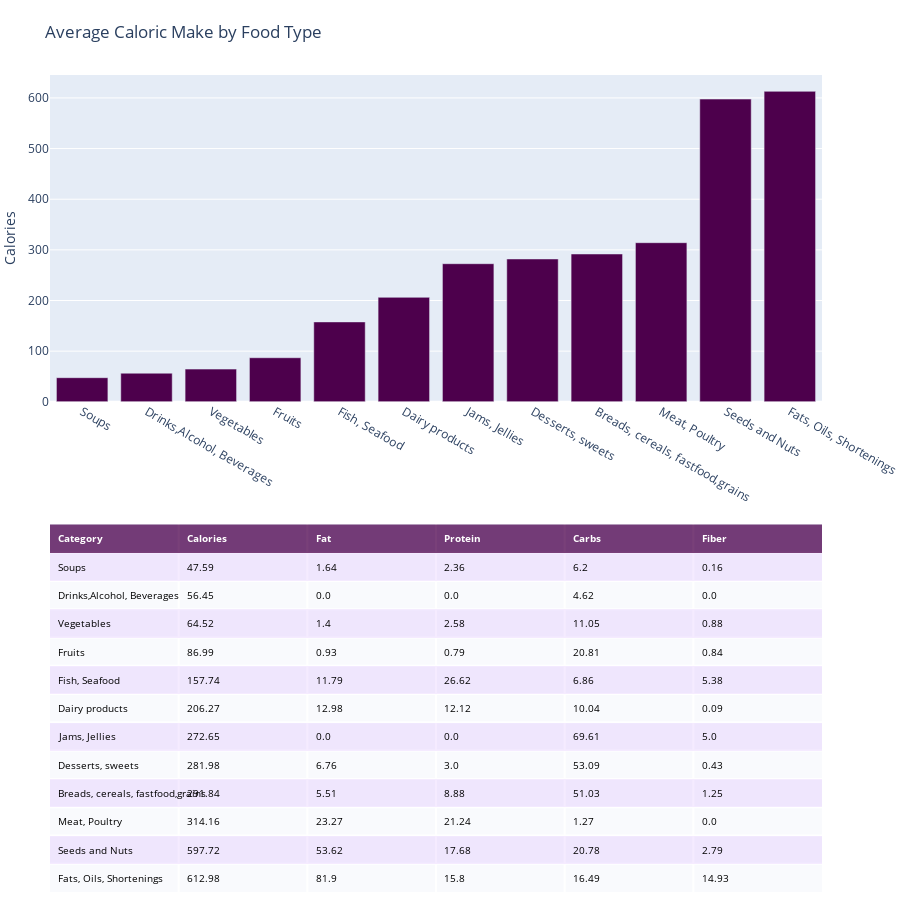

The cell this chart's notebook holds for it:
### Code cell
import plotly.graph_objects as go
import plotly.figure_factory as ff

# Initialize a figure with ff.create_table(table_data)
colorscale = [[0, '#4d004c'],[.5, '#f2e5ff'],[1, '#ffffff']]
fig = ff.create_table(df, height_constant=30,colorscale=colorscale)

for i in range(len(fig.layout.annotations)):
    fig.layout.annotations[i].font.size = 10

#Add graph
trace1 = go.Bar(x=df.Category, y=df.Calories,
                xaxis = 'x2', yaxis = 'y2', 
               marker=dict(color='#4d004c'),
               name = "Calories")

#Add trace data to fig
fig.add_traces([trace1])

# initialize xaxis2 and yaxis2
fig['layout']['xaxis2'] = {}
fig['layout']['yaxis2'] = {}

# Edit layout for subplots
fig.layout.yaxis.update({'domain': [0, .45]})
fig.layout.yaxis2.update({'domain': [.6, 1]})

# The graph's yaxis2 MUST BE anchored to the graph's xaxis2 and vice versa
fig.layout.yaxis2.update({'anchor': 'x2'})
fig.layout.xaxis2.update({'anchor': 'y2'})
fig.layout.yaxis2.update({'title': 'Calories'})

# Update the margins to add a title and see graph x-labels.
fig.layout.margin.update({'t':75, 'l':50})
fig.layout.update({'title': 'Average Caloric Make by Food Type'})

# Update the height because adding a graph vertically will interact with
# the plot height calculated for the table
fig.layout.update({'height':900})

fig

### Figure 1 — Plotly figure (JSON) as saved in the notebook; plotly's stock layout.template omitted (floating-point values rounded to 4 significant figures)
{"data": [{"colorscale": [[0, "#4d004c"], [0.5, "#f2e5ff"], [1, "#ffffff"]], "hoverinfo": "none", "opacity": 0.75, "showscale": false, "type": "heatmap", "z": [[0, 0, 0, 0, 0, 0], [0.5, 0.5, 0.5, 0.5, 0.5, 0.5], [1, 1, 1, 1, 1, 1], [0.5, 0.5, 0.5, 0.5, 0.5, 0.5], [1, 1, 1, 1, 1, 1], [0.5, 0.5, 0.5, 0.5, 0.5, 0.5], [1, 1, 1, 1, 1, 1], [0.5, 0.5, 0.5, 0.5, 0.5, 0.5], [1, 1, 1, 1, 1, 1], [0.5, 0.5, 0.5, 0.5, 0.5, 0.5], [1, 1, 1, 1, 1, 1], [0.5, 0.5, 0.5, 0.5, 0.5, 0.5], [1, 1, 1, 1, 1, 1]]}, {"marker": {"color": "#4d004c"}, "name": "Calories", "type": "bar", "x": ["Soups", "Drinks,Alcohol, Beverages", "Vegetables", "Fruits", "Fish, Seafood", "Dairy products", "Jams, Jellies", "Desserts, sweets", "Breads, cereals, fastfood,grains", "Meat, Poultry", "Seeds and Nuts", "Fats, Oils, Shortenings"], "xaxis": "x2", "y": [47.59, 56.45, 64.52, 86.99, 157.7, 206.3, 272.6, 282.0, 291.8, 314.2, 597.7, 613.0], "yaxis": "y2"}], "layout": {"annotations": [{"align": "left", "font": {"color": "#ffffff", "size": 10}, "showarrow": false, "text": "<b>Category</b>", "x": -0.45, "xanchor": "left", "xref": "x", "y": 0, "yref": "y"}, {"align": "left", "font": {"color": "#ffffff", "size": 10}, "showarrow": false, "text": "<b>Calories</b>", "x": 0.55, "xanchor": "left", "xref": "x", "y": 0, "yref": "y"}, {"align": "left", "font": {"color": "#ffffff", "size": 10}, "showarrow": false, "text": "<b>Fat</b>", "x": 1.55, "xanchor": "left", "xref": "x", "y": 0, "yref": "y"}, {"align": "left", "font": {"color": "#ffffff", "size": 10}, "showarrow": false, "text": "<b>Protein</b>", "x": 2.55, "xanchor": "left", "xref": "x", "y": 0, "yref": "y"}, {"align": "left", "font": {"color": "#ffffff", "size": 10}, "showarrow": false, "text": "<b>Carbs</b>", "x": 3.55, "xanchor": "left", "xref": "x", "y": 0, "yref": "y"}, {"align": "left", "font": {"color": "#ffffff", "size": 10}, "showarrow": false, "text": "<b>Fiber</b>", "x": 4.55, "xanchor": "left", "xref": "x", "y": 0, "yref": "y"}, {"align": "left", "font": {"color": "#000000", "size": 10}, "showarrow": false, "text": "Soups", "x": -0.45, "xanchor": "left", "xref": "x", "y": 1, "yref": "y"}, {"align": "left", "font": {"color": "#000000", "size": 10}, "showarrow": false, "text": "47.59", "x": 0.55, "xanchor": "left", "xref": "x", "y": 1, "yref": "y"}, {"align": "left", "font": {"color": "#000000", "size": 10}, "showarrow": false, "text": "1.64", "x": 1.55, "xanchor": "left", "xref": "x", "y": 1, "yref": "y"}, {"align": "left", "font": {"color": "#000000", "size": 10}, "showarrow": false, "text": "2.36", "x": 2.55, "xanchor": "left", "xref": "x", "y": 1, "yref": "y"}, {"align": "left", "font": {"color": "#000000", "size": 10}, "showarrow": false, "text": "6.2", "x": 3.55, "xanchor": "left", "xref": "x", "y": 1, "yref": "y"}, {"align": "left", "font": {"color": "#000000", "size": 10}, "showarrow": false, "text": "0.16", "x": 4.55, "xanchor": "left", "xref": "x", "y": 1, "yref": "y"}, {"align": "left", "font": {"color": "#000000", "size": 10}, "showarrow": false, "text": "Drinks,Alcohol, Beverages", "x": -0.45, "xanchor": "left", "xref": "x", "y": 2, "yref": "y"}, {"align": "left", "font": {"color": "#000000", "size": 10}, "showarrow": false, "text": "56.45", "x": 0.55, "xanchor": "left", "xref": "x", "y": 2, "yref": "y"}, {"align": "left", "font": {"color": "#000000", "size": 10}, "showarrow": false, "text": "0.0", "x": 1.55, "xanchor": "left", "xref": "x", "y": 2, "yref": "y"}, {"align": "left", "font": {"color": "#000000", "size": 10}, "showarrow": false, "text": "0.0", "x": 2.55, "xanchor": "left", "xref": "x", "y": 2, "yref": "y"}, {"align": "left", "font": {"color": "#000000", "size": 10}, "showarrow": false, "text": "4.62", "x": 3.55, "xanchor": "left", "xref": "x", "y": 2, "yref": "y"}, {"align": "left", "font": {"color": "#000000", "size": 10}, "showarrow": false, "text": "0.0", "x": 4.55, "xanchor": "left", "xref": "x", "y": 2, "yref": "y"}, {"align": "left", "font": {"color": "#000000", "size": 10}, "showarrow": false, "text": "Vegetables", "x": -0.45, "xanchor": "left", "xref": "x", "y": 3, "yref": "y"}, {"align": "left", "font": {"color": "#000000", "size": 10}, "showarrow": false, "text": "64.52", "x": 0.55, "xanchor": "left", "xref": "x", "y": 3, "yref": "y"}, {"align": "left", "font": {"color": "#000000", "size": 10}, "showarrow": false, "text": "1.4", "x": 1.55, "xanchor": "left", "xref": "x", "y": 3, "yref": "y"}, {"align": "left", "font": {"color": "#000000", "size": 10}, "showarrow": false, "text": "2.58", "x": 2.55, "xanchor": "left", "xref": "x", "y": 3, "yref": "y"}, {"align": "left", "font": {"color": "#000000", "size": 10}, "showarrow": false, "text": "11.05", "x": 3.55, "xanchor": "left", "xref": "x", "y": 3, "yref": "y"}, {"align": "left", "font": {"color": "#000000", "size": 10}, "showarrow": false, "text": "0.88", "x": 4.55, "xanchor": "left", "xref": "x", "y": 3, "yref": "y"}, {"align": "left", "font": {"color": "#000000", "size": 10}, "showarrow": false, "text": "Fruits", "x": -0.45, "xanchor": "left", "xref": "x", "y": 4, "yref": "y"}, {"align": "left", "font": {"color": "#000000", "size": 10}, "showarrow": false, "text": "86.99", "x": 0.55, "xanchor": "left", "xref": "x", "y": 4, "yref": "y"}, {"align": "left", "font": {"color": "#000000", "size": 10}, "showarrow": false, "text": "0.93", "x": 1.55, "xanchor": "left", "xref": "x", "y": 4, "yref": "y"}, {"align": "left", "font": {"color": "#000000", "size": 10}, "showarrow": false, "text": "0.79", "x": 2.55, "xanchor": "left", "xref": "x", "y": 4, "yref": "y"}, {"align": "left", "font": {"color": "#000000", "size": 10}, "showarrow": false, "text": "20.81", "x": 3.55, "xanchor": "left", "xref": "x", "y": 4, "yref": "y"}, {"align": "left", "font": {"color": "#000000", "size": 10}, "showarrow": false, "text": "0.84", "x": 4.55, "xanchor": "left", "xref": "x", "y": 4, "yref": "y"}, {"align": "left", "font": {"color": "#000000", "size": 10}, "showarrow": false, "text": "Fish, Seafood", "x": -0.45, "xanchor": "left", "xref": "x", "y": 5, "yref": "y"}, {"align": "left", "font": {"color": "#000000", "size": 10}, "showarrow": false, "text": "157.74", "x": 0.55, "xanchor": "left", "xref": "x", "y": 5, "yref": "y"}, {"align": "left", "font": {"color": "#000000", "size": 10}, "showarrow": false, "text": "11.79", "x": 1.55, "xanchor": "left", "xref": "x", "y": 5, "yref": "y"}, {"align": "left", "font": {"color": "#000000", "size": 10}, "showarrow": false, "text": "26.62", "x": 2.55, "xanchor": "left", "xref": "x", "y": 5, "yref": "y"}, {"align": "left", "font": {"color": "#000000", "size": 10}, "showarrow": false, "text": "6.86", "x": 3.55, "xanchor": "left", "xref": "x", "y": 5, "yref": "y"}, {"align": "left", "font": {"color": "#000000", "size": 10}, "showarrow": false, "text": "5.38", "x": 4.55, "xanchor": "left", "xref": "x", "y": 5, "yref": "y"}, {"align": "left", "font": {"color": "#000000", "size": 10}, "showarrow": false, "text": "Dairy products", "x": -0.45, "xanchor": "left", "xref": "x", "y": 6, "yref": "y"}, {"align": "left", "font": {"color": "#000000", "size": 10}, "showarrow": false, "text": "206.27", "x": 0.55, "xanchor": "left", "xref": "x", "y": 6, "yref": "y"}, {"align": "left", "font": {"color": "#000000", "size": 10}, "showarrow": false, "text": "12.98", "x": 1.55, "xanchor": "left", "xref": "x", "y": 6, "yref": "y"}, {"align": "left", "font": {"color": "#000000", "size": 10}, "showarrow": false, "text": "12.12", "x": 2.55, "xanchor": "left", "xref": "x", "y": 6, "yref": "y"}, {"align": "left", "font": {"color": "#000000", "size": 10}, "showarrow": false, "text": "10.04", "x": 3.55, "xanchor": "left", "xref": "x", "y": 6, "yref": "y"}, {"align": "left", "font": {"color": "#000000", "size": 10}, "showarrow": false, "text": "0.09", "x": 4.55, "xanchor": "left", "xref": "x", "y": 6, "yref": "y"}, {"align": "left", "font": {"color": "#000000", "size": 10}, "showarrow": false, "text": "Jams, Jellies", "x": -0.45, "xanchor": "left", "xref": "x", "y": 7, "yref": "y"}, {"align": "left", "font": {"color": "#000000", "size": 10}, "showarrow": false, "text": "272.65", "x": 0.55, "xanchor": "left", "xref": "x", "y": 7, "yref": "y"}, {"align": "left", "font": {"color": "#000000", "size": 10}, "showarrow": false, "text": "0.0", "x": 1.55, "xanchor": "left", "xref": "x", "y": 7, "yref": "y"}, {"align": "left", "font": {"color": "#000000", "size": 10}, "showarrow": false, "text": "0.0", "x": 2.55, "xanchor": "left", "xref": "x", "y": 7, "yref": "y"}, {"align": "left", "font": {"color": "#000000", "size": 10}, "showarrow": false, "text": "69.61", "x": 3.55, "xanchor": "left", "xref": "x", "y": 7, "yref": "y"}, {"align": "left", "font": {"color": "#000000", "size": 10}, "showarrow": false, "text": "5.0", "x": 4.55, "xanchor": "left", "xref": "x", "y": 7, "yref": "y"}, {"align": "left", "font": {"color": "#000000", "size": 10}, "showarrow": false, "text": "Desserts, sweets", "x": -0.45, "xanchor": "left", "xref": "x", "y": 8, "yref": "y"}, {"align": "left", "font": {"color": "#000000", "size": 10}, "showarrow": false, "text": "281.98", "x": 0.55, "xanchor": "left", "xref": "x", "y": 8, "yref": "y"}, {"align": "left", "font": {"color": "#000000", "size": 10}, "showarrow": false, "text": "6.76", "x": 1.55, "xanchor": "left", "xref": "x", "y": 8, "yref": "y"}, {"align": "left", "font": {"color": "#000000", "size": 10}, "showarrow": false, "text": "3.0", "x": 2.55, "xanchor": "left", "xref": "x", "y": 8, "yref": "y"}, {"align": "left", "font": {"color": "#000000", "size": 10}, "showarrow": false, "text": "53.09", "x": 3.55, "xanchor": "left", "xref": "x", "y": 8, "yref": "y"}, {"align": "left", "font": {"color": "#000000", "size": 10}, "showarrow": false, "text": "0.43", "x": 4.55, "xanchor": "left", "xref": "x", "y": 8, "yref": "y"}, {"align": "left", "font": {"color": "#000000", "size": 10}, "showarrow": false, "text": "Breads, cereals, fastfood,grains", "x": -0.45, "xanchor": "left", "xref": "x", "y": 9, "yref": "y"}, {"align": "left", "font": {"color": "#000000", "size": 10}, "showarrow": false, "text": "291.84", "x": 0.55, "xanchor": "left", "xref": "x", "y": 9, "yref": "y"}, {"align": "left", "font": {"color": "#000000", "size": 10}, "showarrow": false, "text": "5.51", "x": 1.55, "xanchor": "left", "xref": "x", "y": 9, "yref": "y"}, {"align": "left", "font": {"color": "#000000", "size": 10}, "showarrow": false, "text": "8.88", "x": 2.55, "xanchor": "left", "xref": "x", "y": 9, "yref": "y"}, {"align": "left", "font": {"color": "#000000", "size": 10}, "showarrow": false, "text": "51.03", "x": 3.55, "xanchor": "left", "xref": "x", "y": 9, "yref": "y"}, {"align": "left", "font": {"color": "#000000", "size": 10}, "showarrow": false, "text": "1.25", "x": 4.55, "xanchor": "left", "xref": "x", "y": 9, "yref": "y"}, {"align": "left", "font": {"color": "#000000", "size": 10}, "showarrow": false, "text": "Meat, Poultry", "x": -0.45, "xanchor": "left", "xref": "x", "y": 10, "yref": "y"}, {"align": "left", "font": {"color": "#000000", "size": 10}, "showarrow": false, "text": "314.16", "x": 0.55, "xanchor": "left", "xref": "x", "y": 10, "yref": "y"}, {"align": "left", "font": {"color": "#000000", "size": 10}, "showarrow": false, "text": "23.27", "x": 1.55, "xanchor": "left", "xref": "x", "y": 10, "yref": "y"}, {"align": "left", "font": {"color": "#000000", "size": 10}, "showarrow": false, "text": "21.24", "x": 2.55, "xanchor": "left", "xref": "x", "y": 10, "yref": "y"}, {"align": "left", "font": {"color": "#000000", "size": 10}, "showarrow": false, "text": "1.27", "x": 3.55, "xanchor": "left", "xref": "x", "y": 10, "yref": "y"}, {"align": "left", "font": {"color": "#000000", "size": 10}, "showarrow": false, "text": "0.0", "x": 4.55, "xanchor": "left", "xref": "x", "y": 10, "yref": "y"}, {"align": "left", "font": {"color": "#000000", "size": 10}, "showarrow": false, "text": "Seeds and Nuts", "x": -0.45, "xanchor": "left", "xref": "x", "y": 11, "yref": "y"}, {"align": "left", "font": {"color": "#000000", "size": 10}, "showarrow": false, "text": "597.72", "x": 0.55, "xanchor": "left", "xref": "x", "y": 11, "yref": "y"}, {"align": "left", "font": {"color": "#000000", "size": 10}, "showarrow": false, "text": "53.62", "x": 1.55, "xanchor": "left", "xref": "x", "y": 11, "yref": "y"}, {"align": "left", "font": {"color": "#000000", "size": 10}, "showarrow": false, "text": "17.68", "x": 2.55, "xanchor": "left", "xref": "x", "y": 11, "yref": "y"}, {"align": "left", "font": {"color": "#000000", "size": 10}, "showarrow": false, "text": "20.78", "x": 3.55, "xanchor": "left", "xref": "x", "y": 11, "yref": "y"}, {"align": "left", "font": {"color": "#000000", "size": 10}, "showarrow": false, "text": "2.79", "x": 4.55, "xanchor": "left", "xref": "x", "y": 11, "yref": "y"}, {"align": "left", "font": {"color": "#000000", "size": 10}, "showarrow": false, "text": "Fats, Oils, Shortenings", "x": -0.45, "xanchor": "left", "xref": "x", "y": 12, "yref": "y"}, {"align": "left", "font": {"color": "#000000", "size": 10}, "showarrow": false, "text": "612.98", "x": 0.55, "xanchor": "left", "xref": "x", "y": 12, "yref": "y"}, {"align": "left", "font": {"color": "#000000", "size": 10}, "showarrow": false, "text": "81.9", "x": 1.55, "xanchor": "left", "xref": "x", "y": 12, "yref": "y"}, {"align": "left", "font": {"color": "#000000", "size": 10}, "showarrow": false, "text": "15.8", "x": 2.55, "xanchor": "left", "xref": "x", "y": 12, "yref": "y"}, {"align": "left", "font": {"color": "#000000", "size": 10}, "showarrow": false, "text": "16.49", "x": 3.55, "xanchor": "left", "xref": "x", "y": 12, "yref": "y"}, {"align": "left", "font": {"color": "#000000", "size": 10}, "showarrow": false, "text": "14.93", "x": 4.55, "xanchor": "left", "xref": "x", "y": 12, "yref": "y"}], "height": 900, "margin": {"b": 0, "l": 50, "r": 0, "t": 75}, "title": {"text": "Average Caloric Make by Food Type"}, "xaxis": {"dtick": 1, "gridwidth": 2, "showticklabels": false, "tick0": -0.5, "ticks": "", "zeroline": false}, "xaxis2": {"anchor": "y2"}, "yaxis": {"autorange": "reversed", "domain": [0, 0.45], "dtick": 1, "gridwidth": 2, "showticklabels": false, "tick0": 0.5, "ticks": "", "zeroline": false}, "yaxis2": {"anchor": "x2", "domain": [0.6, 1], "title": {"text": "Calories"}}}}
